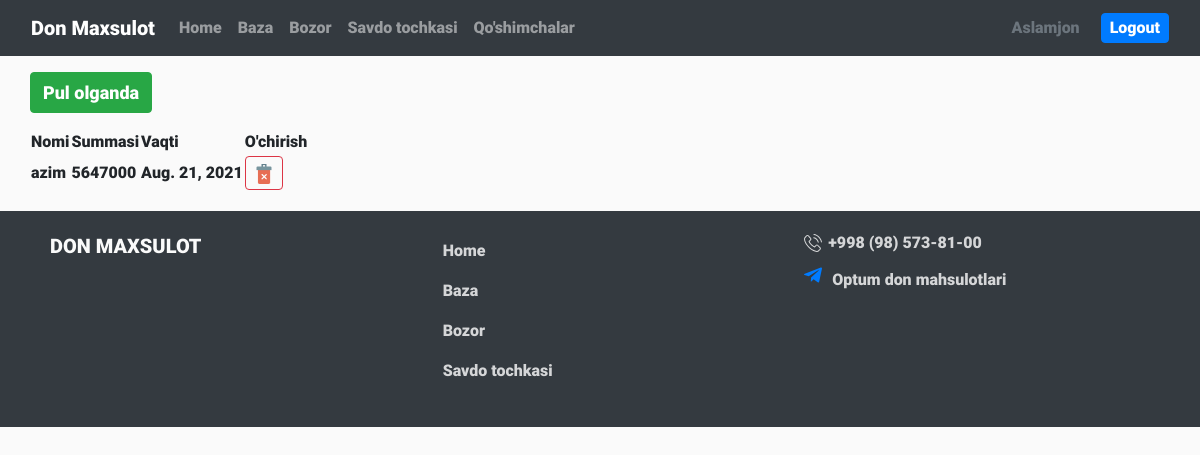
The app's page /bozor/addMoney (signed in) with its own data.
### home/models.py (models this page shows)
class TakeMoneyFromBazar(models.Model):
    TakeMoney = models.IntegerField(null=True, default=0)
    date = models.DateField(null=True, auto_now_add=True)
    who = models.TextField(default='')

### home/views.py (the view)
# urls.py: path('bozor/addMoney', addMoneyWhenTakeMoney, name='addMoneyWhenTakeMoney'),
def addMoneyWhenTakeMoney(request):
    if request.method == "GET":
        content = {
            'TakeMoneyFromBazar': TakeMoneyFromBazar.objects.all(),
            'TakeMoneyFromBazarForm':TakeMoneyFromBazarForm,
        }
        return checkIsAdmin(request, 'html/whenTakeMoney.html', content, {})
    if request.method == "POST":
        form = TakeMoneyFromBazarForm(request.POST)
        if form.is_valid():
            form.save()
    return redirect('addMoneyWhenTakeMoney')

### home/views.py (called while the page is built)
def checkIsAdmin(request, html, sendObjToAdmin, sendObjToAnonimUser):
    getAdmins = Admins.objects.all()
    global admins
    admins = []
    for i in getAdmins:
        admins.append(i.name)
    if request.user.username in admins:
        sendObjToAdmin['isAdmin'] = True
        return render(request, html, sendObjToAdmin)
    else:
        if request.user.username in agentsList:
            sendObjToAnonimUser['isAgent'] = True
            return render(request, html, sendObjToAnonimUser)
        sendObjToAnonimUser['isAdmin'] = False
        return render(request, html, sendObjToAnonimUser)

### home/templates/html/whenTakeMoney.html (shortened to what this page needs)
{% extends 'html/base.html' %}
{% load static %}
{% load indexObj %}
{% block content %}
<div class="whenTakeMoney containerCustom mt-3">
    {% if user.is_authenticated and isAdmin %}
    <button type="button" class="btn btn-success fs-18 mb-3" data-toggle="modal" data-target="#TakeMoney">
        Pul olganda
    </button>
    <div class="outTabel">
        <table>
            <tr>
                <td>Nomi</td>
                <td>Summasi</td>
                <td>Vaqti</td>
                <td>O'chirish</td>
            </tr>
            {% for item in TakeMoneyFromBazar %}
            <tr>
                <td>{{item.who}}</td>
                <td>{{item.TakeMoney}}</td>
                <td>{{item.date}}</td>
                <td>
                    <form class="deleteSumForm" action="{% url 'deleteAddMoneyWhenTakeMoney' item.id %}" method="POST">
                        <button type="button" class="btn btn-outline-danger p-1 pl-2 pr-2 deleteSumBtn">
                            <img src="{% static 'delete.png' %}" alt="" style="width: 20px;">
                        </button>
                    </form>
                </td>
            </tr>
            {% endfor %}
        </table>
    </div>
    {% endif %}
</div>
{% endblock %}

### home/templates/html/base.html (shortened to what this page needs)
{% load static %}
<!DOCTYPE html>
<html lang="en">
<head>
    <link rel="stylesheet" href="{% static 'css/normalize.css'%}">
    <link rel="stylesheet" href="{% static 'css/bootstrap.css'%}">
    <link rel="stylesheet" href="{% static 'css/privet_bootstrap.css'%}">
    <link rel="stylesheet" href="{% static 'css/animate.css'%}">
    <link rel="stylesheet" href="{% static 'css/style.css'%}">
</head>
<body>
    <nav class="navbar navbar-expand-lg navbar-dark bg-dark">
        <div class="container-fluid">
            <a class="navbar-brand" href="#">Don Maxsulot</a>
            <div class="collapse navbar-collapse justify-content-between" id="navbarSupportedContent">
                <ul class="navbar-nav me-auto mb-2 mb-lg-0">
                    <li class="nav-item">
                        <a class="nav-link" aria-current="page" href="{% url 'home' %}">Home</a>
                    </li>
                    <li class="nav-item">
                        <a class="nav-link" href="{% url 'baza' %}">Baza</a>
                    </li>
                    <li class="nav-item">
                        <a class="nav-link" href="{% url 'base' %}">Bozor</a>
                    </li>
                    <li class="nav-item">
                        <a class="nav-link" href="{% url 'agentTake' %}">Savdo tochkasi</a>
                    </li>
                    <li>
                    {% if user.is_authenticated and isAdmin %}
                    <li class="nav-item">
                        <a class="nav-link" href="{% url 'addAgent' %}">Qo'shimchalar</a>
                    </li>
                    {% endif %}
                </ul>
                {% if user.is_authenticated %}
                <ul class="list-unstyled mb-0">
                    <li>
                        <div class="d-flex align-items-center">
                            <div class="d-flex align-items-center text-secondary text-capitalize mr-3">{{user}}</div>
                            <form action="{% url 'logout' %}" method="POST">
                                <button class="btn btn-primary pl-2 pr-2" style="padding: 2px; margin-left: 5px;"
                                    type="submit">Logout</button>
                            </form>
                        </div>
                    </li>
                </ul>
                {% endif %}
            </div>
        </div>
    </nav>
    {% block content %}
    {% endblock %}
    <footer>
        <div class="containerCustom">
            <div class="row">
                <div class="col-md-4">
                    <a class="logo">
                        DON MAXSULOT
                    </a>
                </div>
                <div class="col-md-4">
                    <ul class="list-unstyled">
                        <li class="nav-item">
                            <a class="nav-link" aria-current="page" href="{% url 'home' %}">Home</a>
                        </li>
                        <li class="nav-item">
                            <a class="nav-link" href="{% url 'baza' %}">Baza</a>
                        </li>
                        <li class="nav-item">
                            <a class="nav-link" href="{% url 'base' %}">Bozor</a>
                        </li>
                        <li class="nav-item">
                            <a class="nav-link" href="{% url 'agentTake' %}">Savdo tochkasi</a>
                        </li>
                    </ul>
                </div>
                <div class="col-md-4">
                    <ul class="list-unstyled">
                        <li><div class="tel">
                            <span class="icon"></span>
                            <span>+998 (98) 573-81-00</span>
                        </div></li>
                        <li>
                            <div class="telegram">
                                <a href="https://t.me/optumdon" target="_blank">
                                    <span class="icon"></span>
                                    <span>Optum don mahsulotlari</span>
                                </a>
                            </div>
                        </li>
                    </ul>
                </div>
            </div>
        </div>
    </footer>
</body>
</html>

### home/static/css/style.css (style rules this page uses)
body { margin: 0; padding: 0; overflow-x: hidden; font-family: "Roboto-Black", sans-serif; background-color: #fafafa; position: relative; }
.containerCustom { margin: 0 30px; position: relative; }
.icon { width: 20px; height: 20px; display: inline-block; background-color: #fff; cursor: pointer; mask-position: center center; mask-size: 90%; mask-repeat: no-repeat; -webkit-mask-position: center center; -webkit-mask-size: 90%; -webkit-mask-repeat: no-repeat; }
nav .navbar-collapse ul li a { cursor: pointer; }
footer { background-color: #343a40; padding: 20px; margin-top: 20px; }
footer .logo { color: #fafafa; font-size: 20px; text-decoration: none; }
footer ul li a { color: #fafafad0; transition: 0.3s; }
footer ul .tel, footer ul .telegram { display: flex; align-items: center; }
footer ul .tel span:first-child, footer ul .telegram span:first-child { width: 20px; height: 20px; display: inline-block; mask-image: url("../img/phone-call.svg"); -webkit-mask-image: url("../img/phone-call.svg"); background: #fafafad0; margin-right: 5px; }
footer ul .tel span:last-child, footer ul .telegram span:last-child { color: #fafafad0; text-decoration: none; }
footer ul .telegram { margin-top: 10px; }
footer ul .telegram span:first-child { mask-image: url("../img/telegram.svg"); -webkit-mask-image: url("../img/telegram.svg"); background: #007bff; }

### records on screen
TakeMoneyFromBazar: who "azim", TakeMoney "5647000", date "Aug. 21, 2021"

### other values on screen
{{ user }} "Aslamjon"
